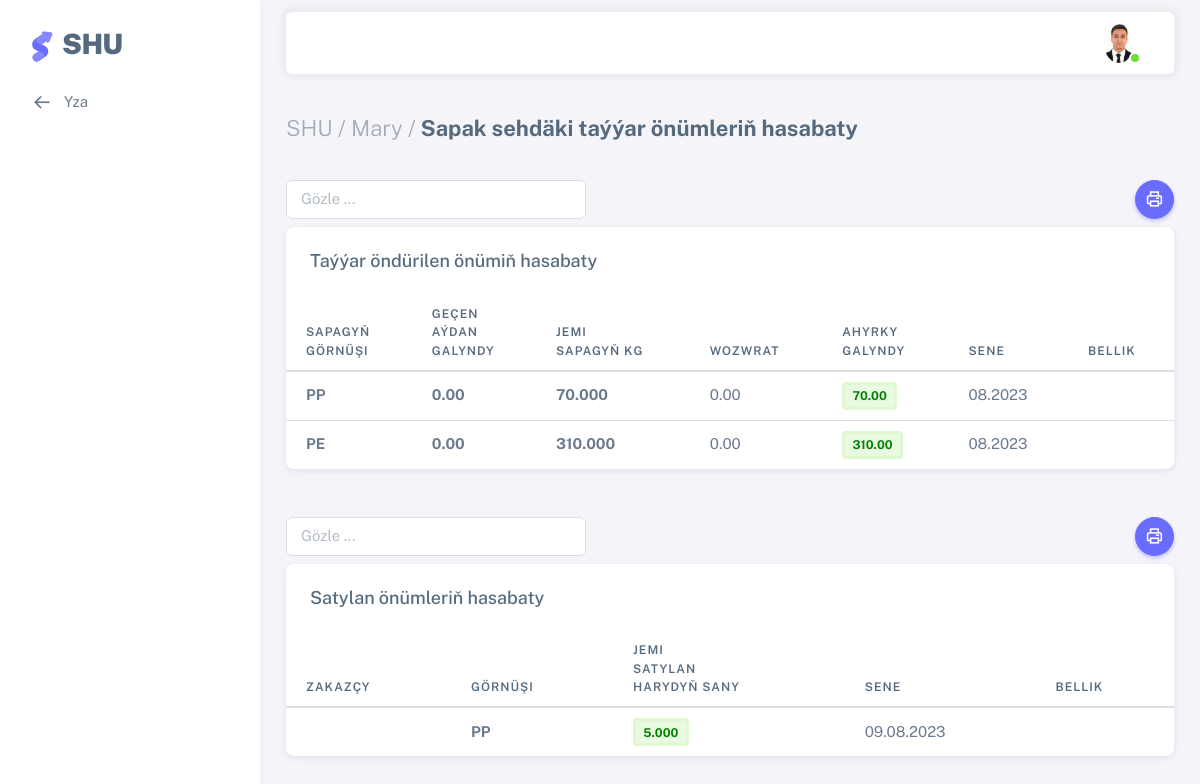
Screenshot of /sklad_sapakseh/ (signed in) with the database file from the repository.
### users/models.py (models this page shows, shortened)
class AllUsers(AbstractUser):
    username = models.CharField(max_length=100, unique=True)
    office = models.ForeignKey(Office, on_delete=models.CASCADE, null=True)
    sehs = models.ForeignKey(Sehler, related_name='user_sehs', on_delete=models.CASCADE, null=True, blank=True)
    bolum = models.ForeignKey(Bolum, on_delete=models.CASCADE,null=True)
    wez = models.ForeignKey(Wez, on_delete=models.CASCADE, null=True)
    first_name = models.CharField(max_length=100)
    last_name = models.CharField(max_length=100)
    middle_name = models.CharField(max_length=100, null=True, blank=True)
    birth_date = models.DateField("Doglan senesi", default=timezone.now)
    tel = models.CharField("Telefon belgisi", max_length=12, null=True, blank=True)
    email = models.EmailField(unique=True)
    address = models.TextField(null=True, blank=True)
    user_code = models.CharField(max_length=12, unique=True, default=random_string, null=True, blank=True)
    image = models.ImageField(default='default.png', upload_to='profile_pics')

class Office(models.Model):
    name = models.CharField("Edara-kärhananyň ady", max_length=1000, null=True, blank=True)
    tel = models.CharField("Telefon belgisi", null=True, blank=True, max_length=12)
    reg_num = models.CharField("reg nomer", max_length=100, null=True, blank=True,)
    ind_num = models.CharField("indeks nomer", max_length=100, null=True, blank=True,)
    kpp_num = models.CharField(max_length=100, null=True, blank=True)
    address = models.TextField("Salgysy", null=True, blank=True)
    description = models.TextField("Gysga beyany", null=True, blank=True)
    slug = models.SlugField(max_length=300, unique=True, db_index=True, verbose_name="URL")
    def __str__(self):
        return self.name
    class Meta:
        verbose_name = 'Edara-kärhana'
        verbose_name_plural = 'Edara-kärhanalar'

### shu/models.py (models this page shows, shortened)
class Sapakseh_sklad(models.Model):
    sehs = models.ForeignKey(Sehler, on_delete=models.CASCADE, null=True, blank=True)
    d_gornusi = models.ForeignKey(Halta_gornus, on_delete=models.CASCADE, null=True)
    jemi_dok_sapak = models.DecimalField("Jemi aýdaky sapagyň kg",default=0, max_digits=10, decimal_places=3, null=True, blank=True)
    cyksapak_bahasy_m = models.DecimalField("Çykan sapagyň bahasy TMT",max_digits=10, decimal_places=2, null=True, blank=True)
    cyksapak_bahasy_d = models.DecimalField("Çykan sapagyň bahasy $",max_digits=10, decimal_places=2, null=True, blank=True)
    satylan_sapak_kg = models.DecimalField("Jemi aýdaky satylan sapagyň kg",default=0, max_digits=10, decimal_places=3, null=True, blank=True)
    gecenay_galyndy = models.DecimalField("Geçen aýdaky galyndy",default=0, max_digits=10, decimal_places=2, null=True, blank=True)
    wozwrat = models.DecimalField("Jemi aýdaky wozwrat",default=0,max_digits=10, decimal_places=2, null=True, blank=True)
    ahyrky_galyndy = models.DecimalField("Jemi aýdaky abat haltanyň ahyrky galyndy sany",max_digits=10, decimal_places=2, null=True, blank=True)
    bellik = models.TextField("Bellik",null=True, blank=True)
    sene = models.DateField("Senesi", default=timezone.now, null=True, blank=True)
    has_sene = models.IntegerField("Senesi",null=True, blank=True, default=None)
    class Meta:
        verbose_name = 'Dokma seh sklada giden önüm'
        verbose_name_plural = 'Dokma seh sklada giden önümler'

class Sapakseh_sklad_satylan(models.Model):
    zakaz_user = models.ForeignKey(Other_users, on_delete=models.CASCADE, null=True, blank=True)
    zakaz_code = models.CharField("Zakaz belgisi",max_length=1000, blank=True, null=True)
    gel_sklad = models.ForeignKey(Sapakseh_sklad, on_delete=models.CASCADE, null=True, blank=True)
    sehs = models.ForeignKey(Sehler, on_delete=models.CASCADE, null=True, blank=True)
    d_gornusi = models.ForeignKey(Halta_gornus, on_delete=models.CASCADE, null=True)
    jemi_dok_sapak = models.DecimalField("Jemi aýdaky sapagyň kg",default=0, max_digits=10, decimal_places=3, null=True, blank=True)
    satylan_sapak_kg = models.DecimalField("Jemi aýdaky satylan sapagyň kg",default=0, max_digits=10, decimal_places=3, null=True, blank=True)
    bellik = models.TextField("Bellik",null=True, blank=True)
    sene = models.DateField("Senesi", default=timezone.now, null=True, blank=True)
    has_sene = models.IntegerField("Senesi",null=True, blank=True, default=None)
    class Meta:
        verbose_name = 'Sapak seh skladan satylan önüm'
        verbose_name_plural = 'Sapak seh skladan satylan önümler'

class Halta_gornus(models.Model):
    name = models.CharField("Haltaň görnüşi", max_length=100, blank=True,null=True)
    sene = models.DateField("Senesi", default=timezone.now, null=True, blank=True)
    def __str__(self):
        return self.name
    class Meta:
        verbose_name = 'Haltaň görnüşi'
        verbose_name_plural = 'Haltaň görnüşleri'

### shu/views.py (the view)
# urls.py: path('sklad_sapakseh/', views.Sklad_sapakseh, name='sklad-sapak-seh'),
@login_required(login_url='login')
def Sklad_sapakseh(request):
    page_title = _('Sapak sehdäki taýýar önümleriň hasabaty')
    cur_user=request.user
    sap = Sapakseh_sklad.objects.annotate(month=TruncMonth('sene'),gornus=F('d_gornusi__name'),onum=F('jemi_dok_sapak')).values('month', 'gornus','onum','id','gecenay_galyndy','satylan_sapak_kg','wozwrat','ahyrky_galyndy','bellik').order_by("sene")
    satylan = Sapakseh_sklad_satylan.objects.all().order_by("sene")
    paginator = Paginator(sap, 10)
    page = request.GET.get('page')
    try:
        myuser = paginator.get_page(page)
    except PageNotAnInteger:
        myuser = paginator.page(1)
    except EmptyPage:
        myuser = paginator.page(paginator.num_pages)
    context = {'title': page_title,'myuser':myuser,'satylan':satylan}
    return render(request, 'shu/sklad_sapakseh.html', context)

### users/models.py (called while the page is built)
    def __str__(self):
        return self.name

### shu/templates/shu/sklad_sapakseh.html (shortened to what this page needs)
{% extends 'shu/base.html' %}
{% load i18n %}
{% load crispy_forms_tags %}
{% load static %}
{% block menu %}
<li class="menu-item">
  <a href="{% url 'sklad' %}" class="menu-link">
    <i class="menu-icon tf-icons bx bx-arrow-back"></i>
    <div>Yza</div>
  </a>
</li>
{% endblock %}
{% block content %}
<div class="content-wrapper">
  <div class="container-xxl flex-grow-1 container-p-y">
      <h4 class="fw-bold py-3 mb-4"><span class="text-muted fw-light">SHU / {{ user.office|default_if_none:"" }} /</span> {{ title }}</h4>
      <a><button style="float:right;" onclick="printData()" class="btn rounded-pill btn-icon btn-primary"> <i class="tf-icons bx bx-printer"></i></button>
      <input class="form-control mb-2" style="width:300px;" id='myInput' onkeyup='myFunction()' type='text' placeholder="Gözle ..."></a>
      <div class="card" id="printTable">
        <h5 class="card-header">Taýýar öndürilen önümiň hasabaty</h5>
        <div class="table-responsive text-nowrap">
          <table class="table table-hover" id="myTable">
            <thead>
              <tr>
                <th>Sapagyň<br>görnüşi</th>
                <th>Geçen<br> aýdan<br> galyndy</th>
                <th>Jemi<br> sapagyň kg</th>
                <th>Wozwrat</th>
                <th>Ahyrky<br> galyndy</th>
                <th>Sene</th>
                <th>Bellik</th>
              </tr>
            </thead>
            <tbody class="table-border-bottom-0">
              {% for deg in myuser %}
              <tr>
                <td><strong>{{deg.gornus|default_if_none:""}}</strong></td>
                <td><strong>{{deg.gecenay_galyndy|default_if_none:""}}</strong></td>
                <td><strong>{{deg.onum|default_if_none:""}}</strong></td>
                <td>{{deg.wozwrat|default_if_none:""}}</td>
                <td><span class="badge bg-label-success border-light-success me-1"><strong style="color:Green;">{{deg.ahyrky_galyndy|default_if_none:""}}</strong></span></td>
                <td>{{deg.month|date:"m.Y"}}</td>
                <td>{{deg.bellik|default_if_none:""}}</td>
              </tr>
              {% endfor %}
            </tbody>
          </table>
        </div>
      </div>
      <a><button style="float:right;" onclick="printData1()" class="btn rounded-pill btn-icon btn-primary"> <i class="tf-icons bx bx-printer"></i></button>
        <input class="form-control mb-2 mt-5" style="width:300px;" id='myInput1' onkeyup='myFunction1()' type='text' placeholder="Gözle ..."></a>
        <div class="card mb-5" id="printTable1">
          <h5 class="card-header">Satylan önümleriň hasabaty</h5>
          <div class="table-responsive text-nowrap">
            <table class="table table-hover" id="myTable1">
              <thead>
                <tr>
                  <th>Zakazçy</th>
                  <th>Görnüşi</th>
                  <th>Jemi<br>satylan<br>harydyň sany</th>
                  <th>Sene</th>
                  <th>Bellik</th>
                </tr>
              </thead>
              <tbody class="table-border-bottom-0">
                {% for deg in satylan %}
                <tr>
                  <td><strong>{{deg.zakaz_user|default_if_none:""}}</strong></td>
                  <td><strong>{{deg.d_gornusi|default_if_none:""}}</strong></td>
                  <td><span class="badge bg-label-success border-light-success me-1"><strong style="color:Green;">{{deg.satylan_sapak_kg|default_if_none:""}}</strong></span></td>
                  <td>{{deg.sene|date:"d.m.Y"}}</td>
                  <td>{{deg.bellik|default_if_none:""}}</td>
                </tr>
                {% endfor %}
              </tbody>
            </table>
          </div>
        </div>
  </div>
</div>
{% endblock content %}

### templates/include/header.html (shortened to what this page needs)
	{% load static i18n %}
	{% load crispy_forms_tags %}
		<nav class="layout-navbar container-xxl navbar navbar-expand-xl navbar-detached align-items-center bg-navbar-theme" id="layout-navbar">
		  <div class="navbar-nav-right d-flex align-items-center" id="navbar-collapse">
			<ul class="navbar-nav flex-row align-items-center ms-auto">
			  <li class="nav-item navbar-dropdown dropdown-user dropdown">
				<a class="nav-link dropdown-toggle hide-arrow" href="javascript:void(0);" data-bs-toggle="dropdown">
				  <div class="avatar avatar-online">
					<img src="{{ user.image.url }}" onerror="this.onerror=null;this.src='{% static 'assets/img/avatars/default.png' %}'" alt class="w-px-30 h-auto rounded-circle" />
				  </div>
				</a>
			  </li>
			</ul>
		  </div>
		</nav>

### rows the page displays
AllUsers: image (picture), office "Mary"
Sapakseh_sklad: gornus "PP", gecenay_galyndy "0.00", onum "70.000", wozwrat "0.00", ahyrky_galyndy "70.00", month "08.2023"
Sapakseh_sklad: gornus "PE", gecenay_galyndy "0.00", onum "310.000", wozwrat "0.00", ahyrky_galyndy "310.00", month "08.2023"
Sapakseh_sklad_satylan: d_gornusi "PP", satylan_sapak_kg "5.000", sene "09.08.2023"

### other values shown
{{ title }} "Sapak sehdäki taýýar önümleriň hasabaty"
